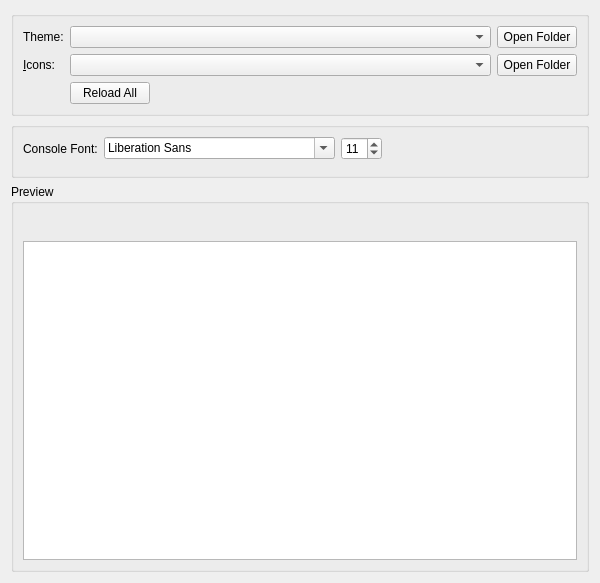
<?xml version="1.0" encoding="UTF-8"?>
<ui version="4.0">
 <class>AppearanceWidget</class>
 <widget class="QWidget" name="AppearanceWidget">
  <property name="geometry">
   <rect>
    <x>0</x>
    <y>0</y>
    <width>600</width>
    <height>583</height>
   </rect>
  </property>
  <property name="minimumSize">
   <size>
    <width>300</width>
    <height>0</height>
   </size>
  </property>
  <layout class="QVBoxLayout" name="verticalLayout" stretch="0,0,0">
   <item>
    <widget class="QGroupBox" name="themingBox">
     <property name="title">
      <string/>
     </property>
     <property name="flat">
      <bool>false</bool>
     </property>
     <layout class="QVBoxLayout" name="verticalLayout_2">
      <item>
       <layout class="QGridLayout" name="gridLayout">
         <item row="0" column="3">
          <widget class="QPushButton" name="widgetStyleFolder">
           <property name="toolTip">
            <string>View widget themes folder.</string>
           </property>
           <property name="text">
            <string>Open Folder</string>
           </property>
          </widget>
         </item>
         <item row="1" column="3">
          <widget class="QPushButton" name="iconsFolder">
           <property name="toolTip">
            <string>View icon themes folder.</string>
           </property>
           <property name="text">
            <string>Open Folder</string>
           </property>
          </widget>
         </item>
         <item row="1" column="2">
          <widget class="QComboBox" name="iconsComboBox">
          <property name="sizePolicy">
           <sizepolicy hsizetype="Expanding" vsizetype="Fixed">
            <horstretch>0</horstretch>
            <verstretch>0</verstretch>
           </sizepolicy>
          </property>
          <property name="focusPolicy">
           <enum>Qt::FocusPolicy::StrongFocus</enum>
          </property>
         </widget>
        </item>
        <item row="0" column="2">
         <widget class="QComboBox" name="widgetStyleComboBox">
          <property name="sizePolicy">
           <sizepolicy hsizetype="Expanding" vsizetype="Fixed">
            <horstretch>0</horstretch>
            <verstretch>0</verstretch>
           </sizepolicy>
          </property>
          <property name="focusPolicy">
           <enum>Qt::FocusPolicy::StrongFocus</enum>
          </property>
         </widget>
        </item>
        <item row="3" column="2">
         <widget class="QPushButton" name="reloadThemesButton">
          <property name="sizePolicy">
           <sizepolicy hsizetype="Maximum" vsizetype="Fixed">
            <horstretch>0</horstretch>
            <verstretch>0</verstretch>
           </sizepolicy>
          </property>
          <property name="text">
           <string>Reload All</string>
          </property>
         </widget>
        </item>
        <item row="0" column="0">
         <widget class="QLabel" name="widgetStyleLabel">
          <property name="text">
           <string>Theme:</string>
          </property>
          <property name="buddy">
           <cstring>widgetStyleComboBox</cstring>
          </property>
         </widget>
        </item>
        <item row="1" column="0">
         <widget class="QLabel" name="iconsLabel">
          <property name="text">
           <string>&amp;Icons:</string>
          </property>
          <property name="buddy">
           <cstring>iconsComboBox</cstring>
          </property>
         </widget>
        </item>
       </layout>
      </item>
     </layout>
    </widget>
   </item>
   <item>
    <widget class="QGroupBox" name="settingsBox">
     <property name="title">
      <string/>
     </property>
     <layout class="QVBoxLayout" name="verticalLayout_5">
      <item>
       <layout class="QHBoxLayout" name="horizontalLayout_5">
      <item>
       <widget class="QLabel" name="label">
        <property name="text">
         <string>Console Font:</string>
        </property>
       </widget>
      </item>
      <item>
       <widget class="QFontComboBox" name="consoleFont"/>
      </item>
        <item>
         <widget class="QSpinBox" name="fontSizeBox">
          <property name="sizePolicy">
           <sizepolicy hsizetype="Maximum" vsizetype="Fixed">
            <horstretch>0</horstretch>
            <verstretch>0</verstretch>
           </sizepolicy>
          </property>
          <property name="minimum">
           <number>5</number>
          </property>
          <property name="maximum">
           <number>16</number>
          </property>
          <property name="value">
           <number>11</number>
          </property>
         </widget>
        </item>
        <item>
         <spacer name="horizontalSpacer_2">
          <property name="orientation">
           <enum>Qt::Orientation::Horizontal</enum>
          </property>
          <property name="sizeHint" stdset="0">
           <size>
            <width>0</width>
            <height>0</height>
           </size>
          </property>
         </spacer>
        </item>
       </layout>
      </item>
      <item>
       <spacer name="verticalSpacer_2">
        <property name="orientation">
         <enum>Qt::Orientation::Vertical</enum>
        </property>
        <property name="sizeType">
         <enum>QSizePolicy::Policy::Fixed</enum>
        </property>
        <property name="sizeHint" stdset="0">
         <size>
          <width>0</width>
          <height>6</height>
         </size>
        </property>
       </spacer>
      </item>
     </layout>
    </widget>
   </item>
   <item>
    <widget class="QGroupBox" name="previewBox">
     <property name="title">
      <string>Preview</string>
     </property>
     <layout class="QVBoxLayout" name="verticalLayout_3">
      <item>
       <layout class="QHBoxLayout" name="horizontalLayout_3">
        <item>
         <layout class="QVBoxLayout" name="verticalLayout_4">
          <item>
           <layout class="QHBoxLayout" name="horizontalLayout">
            <item>
             <widget class="QPushButton" name="icon1">
              <property name="focusPolicy">
               <enum>Qt::FocusPolicy::NoFocus</enum>
              </property>
              <property name="text">
               <string/>
              </property>
              <property name="icon">
               <iconset theme="new"/>
              </property>
              <property name="flat">
               <bool>true</bool>
              </property>
             </widget>
            </item>
            <item>
             <widget class="QPushButton" name="icon2">
              <property name="focusPolicy">
               <enum>Qt::FocusPolicy::NoFocus</enum>
              </property>
              <property name="text">
               <string/>
              </property>
              <property name="icon">
               <iconset theme="centralmods"/>
              </property>
              <property name="flat">
               <bool>true</bool>
              </property>
             </widget>
            </item>
            <item>
             <widget class="QPushButton" name="icon3">
              <property name="focusPolicy">
               <enum>Qt::FocusPolicy::NoFocus</enum>
              </property>
              <property name="text">
               <string/>
              </property>
              <property name="icon">
               <iconset theme="viewfolder"/>
              </property>
              <property name="flat">
               <bool>true</bool>
              </property>
             </widget>
            </item>
            <item>
             <widget class="QPushButton" name="icon4">
              <property name="focusPolicy">
               <enum>Qt::FocusPolicy::NoFocus</enum>
              </property>
              <property name="text">
               <string/>
              </property>
              <property name="icon">
               <iconset theme="launch"/>
              </property>
              <property name="flat">
               <bool>true</bool>
              </property>
             </widget>
            </item>
            <item>
             <widget class="QPushButton" name="icon5">
              <property name="focusPolicy">
               <enum>Qt::FocusPolicy::NoFocus</enum>
              </property>
              <property name="text">
               <string/>
              </property>
              <property name="icon">
               <iconset theme="copy"/>
              </property>
              <property name="flat">
               <bool>true</bool>
              </property>
             </widget>
            </item>
            <item>
             <widget class="QPushButton" name="icon6">
              <property name="focusPolicy">
               <enum>Qt::FocusPolicy::NoFocus</enum>
              </property>
              <property name="text">
               <string/>
              </property>
              <property name="icon">
               <iconset theme="export"/>
              </property>
              <property name="flat">
               <bool>true</bool>
              </property>
             </widget>
            </item>
            <item>
             <widget class="QPushButton" name="icon7">
              <property name="focusPolicy">
               <enum>Qt::FocusPolicy::NoFocus</enum>
              </property>
              <property name="text">
               <string/>
              </property>
              <property name="icon">
               <iconset theme="delete"/>
              </property>
              <property name="flat">
               <bool>true</bool>
              </property>
             </widget>
            </item>
            <item>
             <widget class="QPushButton" name="icon8">
              <property name="focusPolicy">
               <enum>Qt::FocusPolicy::NoFocus</enum>
              </property>
              <property name="text">
               <string/>
              </property>
              <property name="icon">
               <iconset theme="about"/>
              </property>
              <property name="flat">
               <bool>true</bool>
              </property>
             </widget>
            </item>
            <item>
             <widget class="QPushButton" name="icon9">
              <property name="focusPolicy">
               <enum>Qt::FocusPolicy::NoFocus</enum>
              </property>
              <property name="text">
               <string/>
              </property>
              <property name="icon">
               <iconset theme="settings"/>
              </property>
              <property name="flat">
               <bool>true</bool>
              </property>
             </widget>
            </item>
            <item>
             <spacer name="horizontalSpacer">
              <property name="orientation">
               <enum>Qt::Orientation::Horizontal</enum>
              </property>
              <property name="sizeHint" stdset="0">
               <size>
                <width>0</width>
                <height>0</height>
               </size>
              </property>
             </spacer>
            </item>
           </layout>
          </item>
          <item>
           <widget class="QTextEdit" name="consolePreview">
            <property name="sizePolicy">
             <sizepolicy hsizetype="Expanding" vsizetype="Expanding">
              <horstretch>0</horstretch>
              <verstretch>0</verstretch>
             </sizepolicy>
            </property>
            <property name="horizontalScrollBarPolicy">
             <enum>Qt::ScrollBarPolicy::ScrollBarAsNeeded</enum>
            </property>
            <property name="undoRedoEnabled">
             <bool>false</bool>
            </property>
            <property name="textInteractionFlags">
             <set>Qt::TextInteractionFlag::TextSelectableByKeyboard|Qt::TextInteractionFlag::TextSelectableByMouse</set>
            </property>
           </widget>
          </item>
         </layout>
        </item>
       </layout>
      </item>
     </layout>
    </widget>
   </item>
  </layout>
 </widget>
 <tabstops>
  <tabstop>widgetStyleComboBox</tabstop>
  <tabstop>widgetStyleFolder</tabstop>
  <tabstop>iconsComboBox</tabstop>
  <tabstop>iconsFolder</tabstop>
  <tabstop>reloadThemesButton</tabstop>
  <tabstop>consoleFont</tabstop>
  <tabstop>fontSizeBox</tabstop>
  <tabstop>consolePreview</tabstop>
 </tabstops>
 <resources/>
 <connections/>
</ui>
